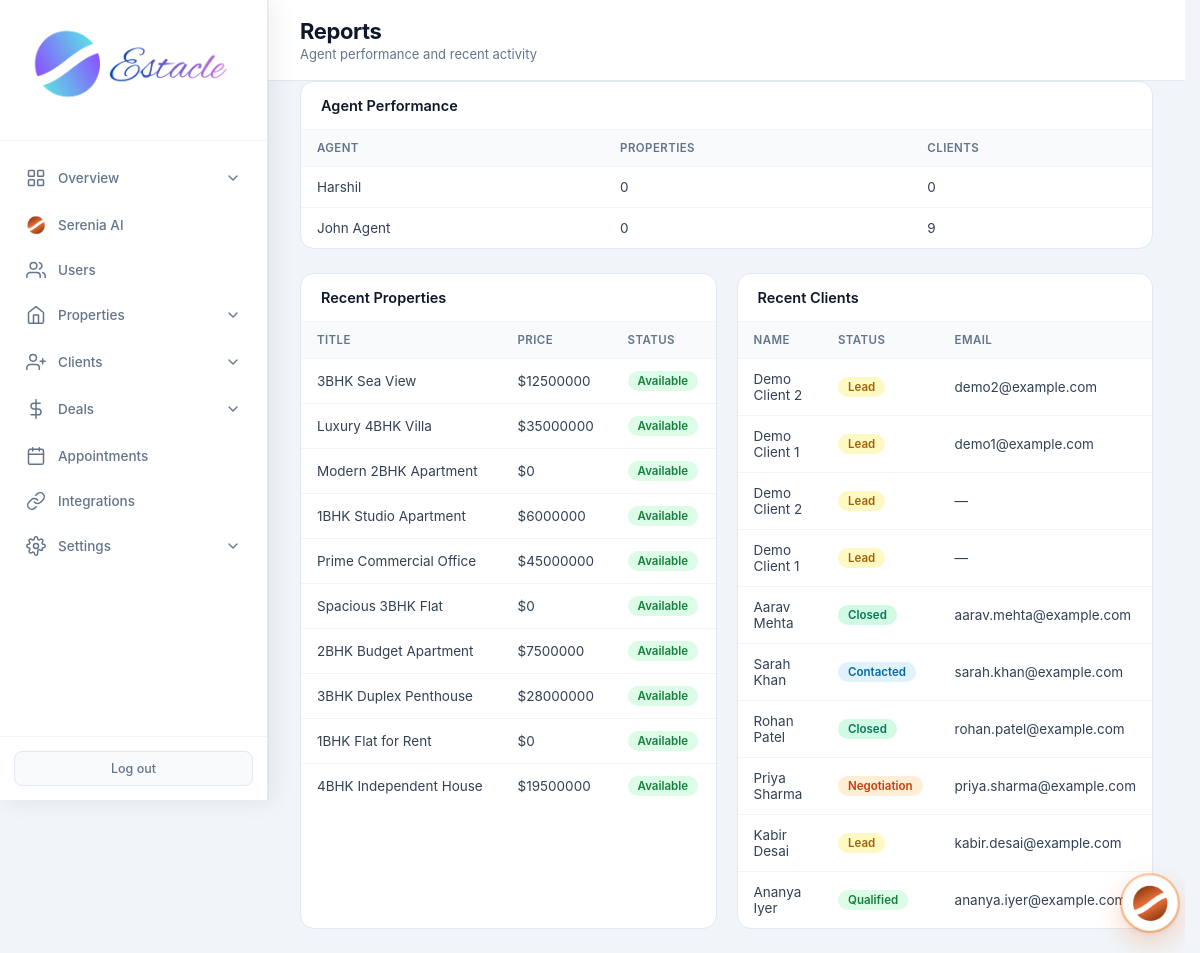
The page /admin/reports (signed in) on the database its author committed.
### tables this page shows
CREATE TABLE users (
            id INTEGER PRIMARY KEY AUTOINCREMENT,
            email TEXT UNIQUE NOT NULL,
            password TEXT NOT NULL,
            full_name TEXT NOT NULL,
            role TEXT NOT NULL CHECK(role IN ('admin', 'agent', 'customer')),
            phone TEXT,
            created_at TIMESTAMP DEFAULT CURRENT_TIMESTAMP,
            is_active INTEGER DEFAULT 1
        , avatar TEXT, last_seen TIMESTAMP, job_title TEXT, department TEXT, employee_id TEXT, license_no TEXT, commission_rate REAL, alt_phone TEXT, address TEXT, city TEXT, state TEXT, country TEXT, postal_code TEXT, notes TEXT, hire_date TEXT, timezone TEXT);

CREATE TABLE properties (
            id INTEGER PRIMARY KEY AUTOINCREMENT,
            title TEXT NOT NULL,
            description TEXT,
            price REAL NOT NULL,
            property_type TEXT NOT NULL,
            status TEXT DEFAULT 'available',
            address TEXT,
            city TEXT,
            state TEXT,
            zip_code TEXT,
            bedrooms INTEGER,
            bathrooms REAL,
            area_sqft REAL,
            agent_id INTEGER,
            created_at TIMESTAMP DEFAULT CURRENT_TIMESTAMP, category TEXT DEFAULT "sale", listing_type TEXT DEFAULT "sale", floor TEXT, carpet_area REAL, furnishing TEXT, parking TEXT, amenities TEXT, seller_name TEXT, seller_phone TEXT, monthly_rent REAL, security_deposit REAL, maintenance REAL, per_sqft REAL, latitude TEXT, longitude TEXT, photos TEXT, year_built TEXT, facing TEXT, videos TEXT,
            FOREIGN KEY (agent_id) REFERENCES users (id)
        );

CREATE TABLE clients (
            id INTEGER PRIMARY KEY AUTOINCREMENT,
            full_name TEXT NOT NULL,
            email TEXT,
            phone TEXT,
            status TEXT DEFAULT 'lead',
            notes TEXT,
            agent_id INTEGER,
            created_at TIMESTAMP DEFAULT CURRENT_TIMESTAMP, source TEXT, budget REAL, interest TEXT, preferred_city TEXT, address TEXT, updated_at TIMESTAMP, user_id INTEGER, photo TEXT, about_the_client TEXT,
            FOREIGN KEY (agent_id) REFERENCES users (id)
        );

### routes/admin/reports.py (the view)
@admin.route('/admin/reports')
@login_required
@role_required('admin')
def admin_reports():
    db = get_db()
    recent_props = db.execute(
        'SELECT id, title, price, status, city, created_at FROM properties ORDER BY created_at DESC LIMIT 10'
    ).fetchall()
    recent_clients = db.execute(
        'SELECT id, full_name, status, email, created_at FROM clients ORDER BY created_at DESC LIMIT 10'
    ).fetchall()
    agents = db.execute("""
        SELECT u.id, u.full_name,
               (SELECT COUNT(*) FROM properties WHERE agent_id = u.id) as prop_count,
               (SELECT COUNT(*) FROM clients WHERE agent_id = u.id) as client_count
        FROM users u WHERE u.role = 'agent' ORDER BY u.full_name
    """).fetchall()
    return render_template(
        'admin_reports.html',
        recent_props=recent_props,
        recent_clients=recent_clients,
        agents=agents,
    )

### core/db.py (called while the page is built)
def get_db():
    if 'db' not in g:
        g.db = sqlite3.connect(current_app.config['DATABASE'])
        g.db.row_factory = sqlite3.Row
    return g.db

### core/helpers.py (called while the page is built)
def login_required(f):
    @wraps(f)
    def decorated_function(*args, **kwargs):
        if 'user_id' not in session:
            flash('Please log in to access this page.', 'warning')
            return redirect(url_for('auth.login'))
        return f(*args, **kwargs)
    return decorated_function

def role_required(*roles):
    def decorator(f):
        @wraps(f)
        def decorated_function(*args, **kwargs):
            if 'user_id' not in session:
                flash('Please log in to access this page.', 'warning')
                return redirect(url_for('auth.login'))
            if session.get('role') not in roles:
                flash('You do not have permission to access this page.', 'danger')
                return redirect(url_for('auth.role_redirect'))
            return f(*args, **kwargs)
        return decorated_function
    return decorator

def get_setting(key, default=''):
    db = get_db()
    row = db.execute('SELECT value FROM settings WHERE key = ?', (key,)).fetchone()
    return row['value'] if row else default

### templates/admin_reports.html (shortened to what this page needs)
<!DOCTYPE html>
<html lang="en">
<head>
    <link rel="stylesheet" href="{{ url_for('static', filename='css/admin.css') }}">
    </head>
<body>
<div class="app-layout">
    {% set active = 'reports' %}
    {% include 'partials/admin_sidebar.html' %}
    <main class="main-content">
        <header class="top-bar">
            <div>
                <h1 class="page-title">Reports</h1>
                <p class="page-subtitle">Agent performance and recent activity</p>
            </div>
        </header>
        <div class="panel full">
            <div class="panel-header"><h2>Agent Performance</h2></div>
            <div class="table-wrap">
                <table>
                    <thead><tr><th>Agent</th><th>Properties</th><th>Clients</th></tr></thead>
                    <tbody>
                    {% for a in agents %}
                    <tr>
                        <td>{{ a.full_name }}</td>
                        <td>{{ a.prop_count }}</td>
                        <td>{{ a.client_count }}</td>
                    </tr>
                    {% else %}
                    <tr><td colspan="3" class="empty">No agents yet</td></tr>
                    {% endfor %}
                    </tbody>
                </table>
            </div>
        </div>
        <div class="panels-row">
            <div class="panel">
                <div class="panel-header"><h2>Recent Properties</h2></div>
                <div class="table-wrap">
                    <table>
                        <thead><tr><th>Title</th><th>Price</th><th>Status</th></tr></thead>
                        <tbody>
                        {% for p in recent_props %}
                        <tr>
                            <td>{{ p.title }}</td>
                            <td>${{ "%.0f"|format(p.price) }}</td>
                            <td><span class="badge badge-{{ p.status }}">{{ p.status }}</span></td>
                        </tr>
                        {% else %}
                        <tr><td colspan="3" class="empty">No data</td></tr>
                        {% endfor %}
                        </tbody>
                    </table>
                </div>
            </div>
            <div class="panel">
                <div class="panel-header"><h2>Recent Clients</h2></div>
                <div class="table-wrap">
                    <table>
                        <thead><tr><th>Name</th><th>Status</th><th>Email</th></tr></thead>
                        <tbody>
                        {% for c in recent_clients %}
                        <tr>
                            <td>{{ c.full_name }}</td>
                            <td><span class="badge badge-{{ c.status }}">{{ c.status }}</span></td>
                            <td>{{ c.email or '—' }}</td>
                        </tr>
                        {% else %}
                        <tr><td colspan="3" class="empty">No data</td></tr>
                        {% endfor %}
                        </tbody>
                    </table>
                </div>
            </div>
        </div>
    </main>
</div>
</body>
</html>

### static/css/admin.css (style rules this page uses)
* { margin: 0; padding: 0; box-sizing: border-box; }
body { font-family: -apple-system, BlinkMacSystemFont, 'Segoe UI', Roboto, 'Helvetica Neue', Arial, sans-serif; background: #f1f5f9; color: #0f172a; min-height: 100vh; }
.app-layout { display: flex; min-height: 100vh; }
.main-content { flex: 1; margin-left: 268px; min-height: 100vh; }
.top-bar { background: white; padding: 18px 32px; border-bottom: 1px solid #e2e8f0; display: flex; justify-content: space-between; align-items: center; }
.page-title { font-family: 'Inter', sans-serif; font-size: 22px; font-weight: 700; letter-spacing: -0.4px; color: #0f172a; }
.page-subtitle { font-size: 13px; color: #64748b; margin-top: 2px; font-weight: 400; }
.panels-row { display: grid; grid-template-columns: 1fr 1fr; gap: 20px; padding: 0 32px 24px; }
.panel { background: white; border-radius: 14px; border: 1px solid #e2e8f0; overflow: hidden; }
.panel.full { margin: 0 32px 24px; }
.panel-header { padding: 15px 20px; border-bottom: 1px solid #f1f5f9; display: flex; justify-content: space-between; align-items: center; }
.panel-header h2 { font-size: 14.5px; font-weight: 600; color: #0f172a; }
.table-wrap { overflow-x: auto; }
table { width: 100%; border-collapse: collapse; font-size: 13.5px; }
th { text-align: left; padding: 11px 16px; background: #f8fafc; color: #64748b; font-weight: 600; font-size: 11.5px; text-transform: uppercase; letter-spacing: 0.4px; }
td { padding: 12px 16px; border-top: 1px solid #f1f5f9; color: #334155; }
.badge { display: inline-block; padding: 3px 10px; border-radius: 20px; font-size: 11.5px; font-weight: 600; text-transform: capitalize; }
.badge-available { background: #dcfce7; color: #15803d; }
.badge-lead { background: #fef9c3; color: #a16207; }
.badge-contacted { background: #e0f2fe; color: #0369a1; }
.badge-qualified { background: #dcfce7; color: #15803d; }
.badge-negotiation { background: #ffedd5; color: #c2410c; }
.badge-closed { background: #d1fae5; color: #047857; }
html { scrollbar-gutter: stable; }
.app-layout > :not(.sidebar):not(script):not(style) { animation: none !important; }
.main-content { transition: none; }

### rows shown on the page
users: full_name "Harshil", prop_count "0", client_count "0"
users: full_name "John Agent", prop_count "0", client_count "9"
properties: title "3BHK Sea View", price "12500000", status "Available"
properties: title "Luxury 4BHK Villa", price "35000000", status "Available"
properties: title "Modern 2BHK Apartment", price "0", status "Available"
properties: title "1BHK Studio Apartment", price "6000000", status "Available"
properties: title "Prime Commercial Office", price "45000000", status "Available"
properties: title "Spacious 3BHK Flat", price "0", status "Available"
properties: title "2BHK Budget Apartment", price "7500000", status "Available"
properties: title "3BHK Duplex Penthouse", price "28000000", status "Available"
properties: title "1BHK Flat for Rent", price "0", status "Available"
properties: title "4BHK Independent House", price "19500000", status "Available"
clients: full_name "Demo Client 2", status "Lead", email "demo2@example.com"
clients: full_name "Demo Client 1", status "Lead", email "demo1@example.com"
clients: full_name "Demo Client 2", status "Lead", email "—"
clients: full_name "Demo Client 1", status "Lead", email "—"
clients: full_name "Aarav Mehta", status "Closed", email "aarav.mehta@example.com"
clients: full_name "Sarah Khan", status "Contacted", email "sarah.khan@example.com"
clients: full_name "Rohan Patel", status "Closed", email "rohan.patel@example.com"
clients: full_name "Priya Sharma", status "Negotiation", email "priya.sharma@example.com"
clients: full_name "Kabir Desai", status "Lead", email "kabir.desai@example.com"
clients: full_name "Ananya Iyer", status "Qualified", email "ananya.iyer@example.com"
